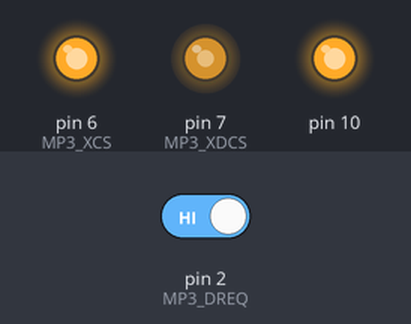
Recording of a sketch running on a simulated Arduino Uno, built with avr-gcc and run on an emulated ATmega328P. On the bench: output pins drawn as LEDs (lit = HIGH). The test bench sets the inputs (shaded band); at power-on: pin 2 (MP3_DREQ) HIGH. Random numbers use the default seed unless the sketch sets one; pins used as bus, display or sensor lines are not drawn.

Above: at 1.2 s.
1.3 s: pin 2 (MP3_DREQ) driven LOW
At 2.5 s:
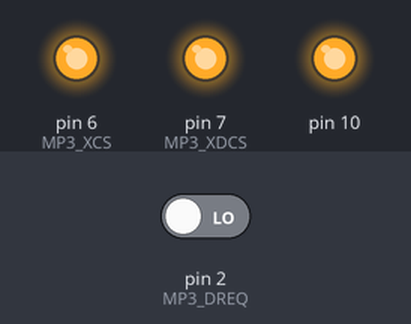
Timing chart, 0 to 4.3 s (numbered marks = the images above; inputs shaded):
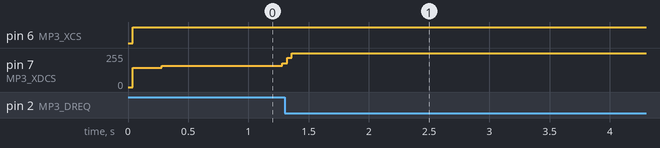

The sketch:

PCM_FilterGlitch.ino
```cpp
// VS1053b PCM mode stereo 8bit 22050 Hz - IIR filter glitch //

#include <SPI.h>

#define MP3_XCS 6
#define MP3_XDCS 7
#define MP3_DREQ 2
#define MP3_RST 8

//VS10xx SCI Registers
#define SCI_MODE 0x00
#define SCI_STATUS 0x01
#define SCI_BASS 0x02
#define SCI_CLOCKF 0x03
#define SCI_DECODE_TIME 0x04
#define SCI_AUDATA 0x05
#define SCI_WRAM 0x06
#define SCI_WRAMADDR 0x07
#define SCI_HDAT0 0x08
#define SCI_HDAT1 0x09
#define SCI_AIADDR 0x0A
#define SCI_VOL 0x0B
#define SCI_AICTRL0 0x0C
#define SCI_AICTRL1 0x0D
#define SCI_AICTRL2 0x0E
#define SCI_AICTRL3 0x0F

#define BPM     120
#define TICK    (15624L*60) / BPM / 2

uint8_t r, l;

long A = 0;
long y[3] = {0, 0x1209, 0};
int ratecnt = 0;
int tune = 0;

ISR(TIMER1_COMPA_vect) {

  tune = rand() % 8;
  A = 0x7e66 + random(-1024, 1024);

}

void setup() {

  noInterrupts();
  TCCR1A = 0;
  TCCR1B = 0;
  TCNT1 = 0;
  OCR1A = TICK;
  TCCR1B |= (1 << WGM12);
  TCCR1B |= (1 << CS12) | (1 << CS10);
  TIMSK1 |= (1 << OCIE1A);
  interrupts();

  pinMode(MP3_RST, OUTPUT);
  pinMode(MP3_DREQ, INPUT);
  pinMode(MP3_XCS, OUTPUT);
  pinMode(MP3_XDCS, OUTPUT);

  SPI.begin();

  SPI.setClockDivider(SPI_CLOCK_DIV16);  // SPI speed 1MHz (16MHz / 16 = 1MHz)
  SPI.transfer(0xFF);

  digitalWrite(MP3_RST, HIGH);
  digitalWrite(MP3_XCS, HIGH);
  digitalWrite(MP3_XDCS, HIGH);

  WriteRegister(SCI_CLOCKF, 0x6000);    // set multiplier to 3.0x
  WriteRegister(SCI_VOL, 0x5F5F);       // set volume

  SPI.setClockDivider(SPI_CLOCK_DIV4);  // set SPI speed 4MHz (16MHz / 4 = 4MHz)

  load_header();

}

void loop() {

  while(!digitalRead(MP3_DREQ)){}

  if (ratecnt-- == 0) {

    ratecnt = tune;
    y[0] = ((A * y[1]) >> 14) - y[2];
	  y[2] = y[1];
	  y[1] = y[0];

  }

  l = 128 + (y[0] >> 8);
  r = -l;

  digitalWrite(MP3_XDCS, LOW);
  SPI.transfer(l);
  SPI.transfer(r);
  digitalWrite(MP3_XDCS, HIGH);

}

void WriteRegister(char address, int data) {

  while (!digitalRead(MP3_DREQ));
  digitalWrite(MP3_XCS, LOW);
  SPI.transfer(0x02);
  SPI.transfer(address);
  SPI.transfer((data >> 8) & 0xFF);
  SPI.transfer(data & 0xFF);
  while (!digitalRead(MP3_DREQ));
  digitalWrite(MP3_XCS, HIGH);

}

const uint8_t wav_header[44] = {

  0x52, 0x49, 0x46, 0x46,  // RIFF
  0xFF, 0xFF, 0xFF, 0xFF,  // size
  0x57, 0x41, 0x56, 0x45,  // WAVE
  0x66, 0x6d, 0x74, 0x20,  // fmt
  0x10, 0x00, 0x00, 0x00,  // subchunk1size
  0x01, 0x00,              // audio format - pcm
  0x02, 0x00,              // numof channels - stereo
  0x22, 0x56, 0x00, 0x00,  // samplerate - 22050
  0x44, 0xac, 0x00, 0x00,  // byterate = samplerate * channels * blocks
  0x02, 0x00,              // blockalign = channels * blocks
  0x08, 0x00,              // bits per sample - 8
  0x64, 0x61, 0x74, 0x61,  // subchunk3id -"data"
  0xFF, 0xFF, 0xFF, 0xFF   // subchunk3size (endless)

};

void load_header() {

  for (int i = 0; i < sizeof(wav_header); i++) {

    uint8_t p = wav_header[i];
    while (!digitalRead(MP3_DREQ)) {}
    digitalWrite(MP3_XDCS, LOW);
    SPI.transfer(p);
    digitalWrite(MP3_XDCS, HIGH);

  }

}
```
